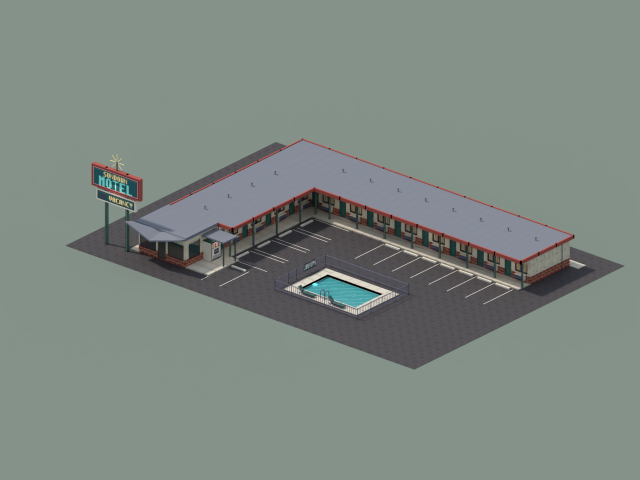
#> input picture prototypes/roadside-motel/renders/01-court-day-clean.png, 1280 x 960 px (shown at 1/2 size); its folder holds only this picture in this run
$ python package_preview.py
#> lines starting #> are read from the running program, lines starting #| are printed output that depends on the picture
"""Actual Blender images, review gallery and local model bundle."""
from pathlib import Path
from PIL import Image,ImageDraw,ImageFont
import zipfile,json
R=Path(__file__).resolve().parent;SHOTS=[('01-court-day','L-shaped motor court — day'),('02-court-night','Neon, covered galleries and pool — night'),('03-rear','Rear service side'),('04-above','12 rooms and parking layout'),('05-pool-and-office','Pool, ice alcove and office at 1.7 m'),('06-room-shell','Guest-room shell for game furnishing')]
f='/usr/share/fonts/truetype/dejavu/DejaVuSans.ttf';title=ImageFont.truetype(f,34);label=ImageFont.truetype(f,19);small=ImageFont.truetype(f,16)
s=Image.new('RGB',(1304,1680),'#292c3b');d=ImageDraw.Draw(s);d.text((24,20),'SUNDOWN MOTEL',font=title,fill='#eee9df');d.text((25,67),'1950s–60s  /  Twelve rooms, a neon office, ice machine and pool',font=small,fill='#c9c1b6')
#> after `s = Image.new('RGB', (1304, 1680), '#292c3b')`:
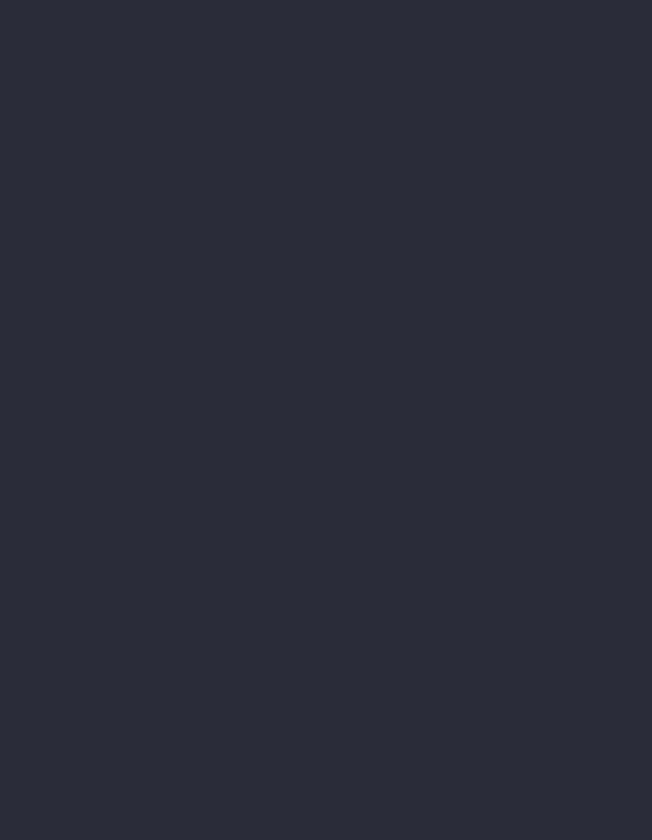
#> s: PIL image 1304x1680 RGB (shown at 1/2 size); mean R, G, B 41, 44, 59
for i,(n,caption) in enumerate(SHOTS):
 x=24+i%2*640;y=112+i//2*500;im=Image.open(R/'renders'/(n+'-clean.png')).convert('RGB');assert im.size==(1280,960);s.paste(im.resize((616,462),Image.Resampling.LANCZOS),(x,y));d.text((x,y+468),caption,font=label,fill='#eee9df')
#> further down, im is the input picture: PIL image 1280x960 RGB; mean R, G, B 125, 135.5, 129.2
#> after `s.paste(im.resize((616, 462), Image.Resampling.LANCZOS), (x, y))`:
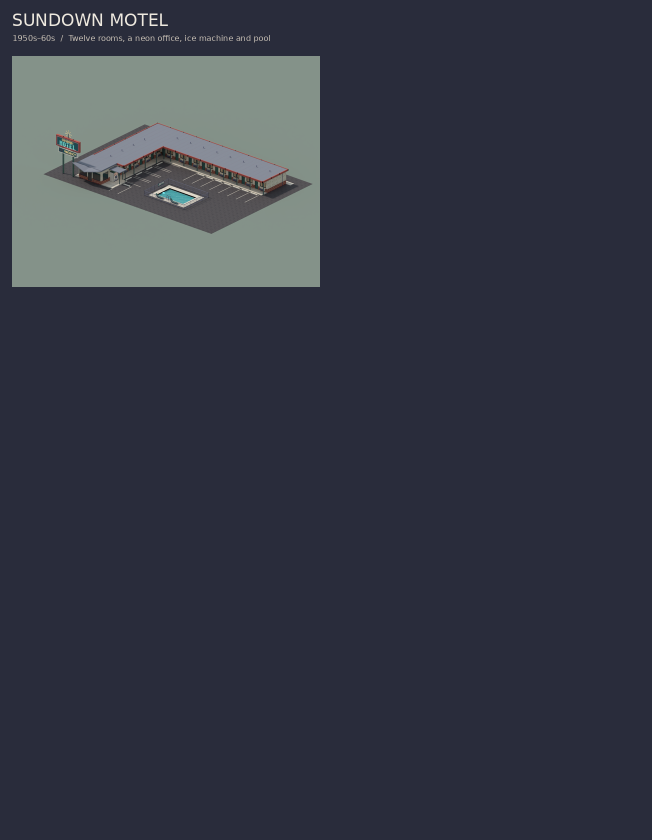
#> s: PIL image 1304x1680 RGB (shown at 1/2 size); mean R, G, B 52.2, 56.2, 68.4
#> (the run stopped early here; a loop or call above may not have finished)
